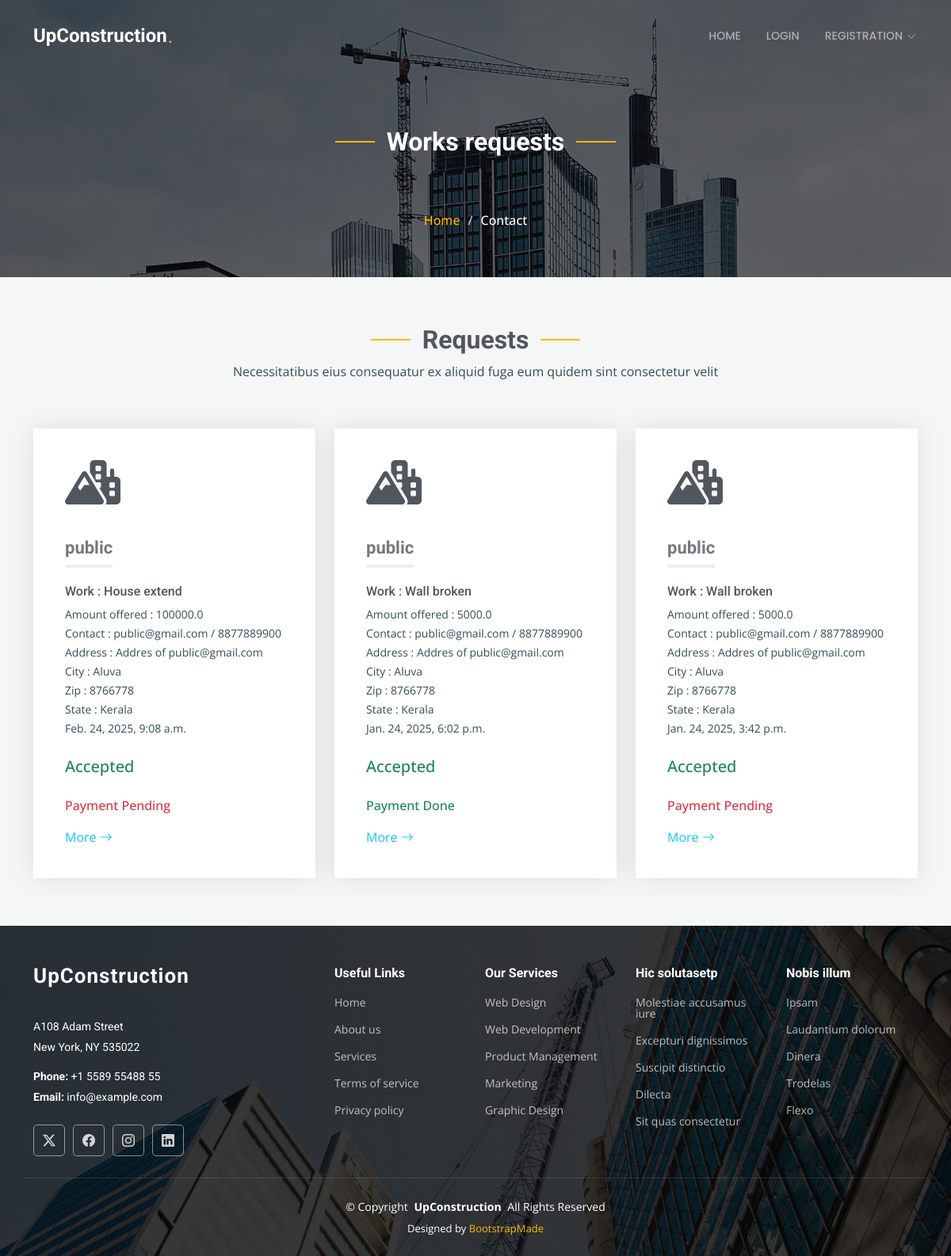
The app's page /contractor_vw_requests (signed in) with its own data.
### buidingFaciliSysApp/models.py (models this page shows, shortened)
class Customer_request(models.Model):
    user = models.ForeignKey(Customer, on_delete=models.CASCADE)
    contractor = models.ForeignKey(Contractor, on_delete=models.CASCADE)
    request = models.TextField()
    request_date = models.DateTimeField(auto_now=True)
    request_status = models.BooleanField(default=False)
    amount = models.FloatField(null=True)
    payment_status = models.BooleanField(default=False)

class Customer(models.Model):
    user = models.OneToOneField(CustomUser, on_delete=models.CASCADE, primary_key=True)
    name = models.CharField(max_length=100)
    email = models.EmailField(max_length=100)
    phone = models.CharField(max_length=15)
    address = models.TextField()
    city = models.CharField(max_length=50)
    state = models.CharField(max_length=50)
    zip = models.CharField(max_length=10)
    update_cou = models.IntegerField(default=0)
    last_update = models.DateTimeField(auto_now=True)
    password = models.CharField(max_length=100)

### buidingFaciliSysApp/views.py (the view)
# urls.py: path('contractor_vw_requests', views.contractor_vw_requests, name='contractor_vw_requests'),
def contractor_vw_requests(request):
    contractor_id = request.session.get('_auth_user_id')
    requests = Customer_request.objects.filter(contractor_id=contractor_id).order_by('-request_date')
    return render(request, 'contractor_vw_requests.html', {'requests':requests})

### templates/contractor_vw_requests.html
{% include 'header.html' %}
    <div class="page-title dark-background" style="background-image: url(../static/assets/img/page-title-bg.jpg);">
        <div class="container position-relative">
            <div class="section-title">
                <h2>Works requests</h2>
            </div>
          <nav class="breadcrumbs">
            <ol>
              <li><a href="\admin_home">Home</a></li>
              <li class="current">Contact</li>
            </ol>
          </nav>
        </div>
      </div>
    <section id="services" class="services section light-background">
        <div class="container section-title" data-aos="fade-up">
          <h2>Requests</h2>
          <p>Necessitatibus eius consequatur ex aliquid fuga eum quidem sint consectetur velit</p>
        </div>
        <div class="container">
          <div class="row gy-4">
            {% for request in requests %}
            <div class="col-lg-4 col-md-6" data-aos="fade-up" data-aos-delay="100">
              <div class="service-item  position-relative">
                <div class="icon">
                  <i class="fa-solid fa-mountain-city"></i>
                </div>
                <h3>{{request.user.name}}</h3>
                <h6>Work : {{request.request}}</h6>
                <p>Amount offered : {{request.amount}} <br>
                    Contact : {{request.user.email}} / {{request.user.phone}}<br>
                    Address : {{request.user.address}} <br>
                    City : {{request.user.city}} <br>
                    Zip : {{request.user.zip}} <br>
                    State : {{request.user.state}} <br>
                    {{request.request_date}} <br><br>
                    {% if request.request_status == 0 %}
                    <span class="text-warning h5">Pending</span>
                </p>
                    <a href="contractor_approve?id={{request.id}}" class="readmore text-success">Approve <i class="bi bi-arrow-right"></i></a>
                    {% elif request.request_status == 1 %}
                    <span class="text-success h5">Accepted</span>
                    <br> <br>
                    {% if request.payment_status == 0 %}
                    <span class="text-danger h6">Payment Pending</span>
                    {% elif request.payment_status == 1 %}
                    <span class="text-success h6">Payment Done</span>
                    {% endif %}
                </p>
                <a href="Contractor_vw_requests_more?id={{request.id}}" class="readmore text-info">More <i class="bi bi-arrow-right"></i></a>
                    {% endif %}
                    <br>
              </div>
            </div>
            {% endfor %}
          </div>
        </div>
      </section>
{% include 'foot.html' %}

### static/assets/css/main.css (style rules this page uses)
:root { --default-font: "Open Sans", system-ui, -apple-system, "Segoe UI", Roboto, "Helvetica Neue", Arial, "Noto Sans", "Liberation Sans", sans-serif, "Apple Color Emoji", "Segoe UI Emoji", "Segoe UI Symbol", "Noto Color Emoji"; --heading-font: "Roboto", sans-serif; --nav-font: "Poppins", sans-serif; }
:root { --background-color: #ffffff; --default-color: #364d59; --heading-color: #52565e; --accent-color: #feb900; --surface-color: #ffffff; --contrast-color: #ffffff; }
:root { --nav-color: rgba(255, 255, 255, 0.55); --nav-hover-color: #ffffff; --nav-mobile-background-color: #ffffff; --nav-dropdown-background-color: #ffffff; --nav-dropdown-color: #212529; --nav-dropdown-hover-color: #feb900; }
.light-background { --background-color: #f4f7f6; --surface-color: #ffffff; }
.dark-background { --background-color: #060606; --default-color: #ffffff; --heading-color: #ffffff; --surface-color: #252525; --contrast-color: #ffffff; }
:root { scroll-behavior: smooth; }
body { color: var(--default-color); background-color: var(--background-color); font-family: var(--default-font); }
a { color: var(--accent-color); text-decoration: none; transition: 0.3s; }
h1, h2, h3, h4, h5, h6 { color: var(--heading-color); font-family: var(--heading-font); }
.page-title { color: var(--default-color); background-color: var(--background-color); background-size: cover; background-position: center; background-repeat: no-repeat; padding: 160px 0 60px 0; text-align: center; position: relative; }
.page-title:before { content: ""; background-color: color-mix(in srgb, var(--background-color), transparent 40%); position: absolute; inset: 0; }
.page-title .breadcrumbs ol { display: flex; flex-wrap: wrap; list-style: none; justify-content: center; padding: 0; margin: 0; font-size: 16px; font-weight: 500; }
.page-title .breadcrumbs ol li+li { padding-left: 10px; }
.page-title .breadcrumbs ol li+li::before { content: "/"; display: inline-block; padding-right: 10px; color: color-mix(in srgb, var(--default-color), transparent 20%); }
section, .section { color: var(--default-color); background-color: var(--background-color); padding: 60px 0; scroll-margin-top: 92px; overflow: clip; }
.section-title { text-align: center; padding-bottom: 60px; position: relative; }
.section-title h2 { font-size: 32px; font-weight: 700; position: relative; }
.section-title h2:before, .section-title h2:after { content: ""; width: 50px; height: 2px; background: var(--accent-color); display: inline-block; }
.section-title h2:before { margin: 0 15px 10px 0; }
.section-title h2:after { margin: 0 0 10px 15px; }
.section-title p { margin-bottom: 0; }
.services .service-item { background-color: var(--surface-color); padding: 40px; box-shadow: 0px 0 30px rgba(0, 0, 0, 0.1); height: 100%; }
.services .service-item .icon { width: 48px; height: 48px; position: relative; margin-bottom: 50px; }
.services .service-item .icon i { color: var(--heading-color); font-size: 56px; transition: ease-in-out 0.3s; z-index: 2; position: relative; }
.services .service-item .icon:before { position: absolute; content: ""; height: 100%; width: 100%; background: color-mix(in srgb, var(--heading-color), transparent 95%); border-radius: 50px; z-index: 1; top: 10px; right: -20px; transition: 0.3s; }
.services .service-item h3 { color: color-mix(in srgb, var(--heading-color), transparent 20%); font-weight: 700; margin: 0 0 20px 0; padding-bottom: 8px; font-size: 22px; position: relative; display: inline-block; border-bottom: 4px solid color-mix(in srgb, var(--heading-color), transparent 90%); transition: 0.3s; }
.services .service-item p { line-height: 24px; font-size: 14px; margin-bottom: 0; }
.services .service-item .readmore { margin-top: 15px; display: inline-block; color: color-mix(in srgb, var(--default-color), transparent 30%); }

### records on screen
Customer_request: user.name "public", request "House extend", amount "100000.0", user.email "public@gmail.com", user.phone "8877889900", user.address "Addres of public@gmail.com", user.city "Aluva", user.zip "8766778", user.state "Kerala", request_date "Feb. 24, 2025, 9:08 a.m.", payment_status "Payment Pending"
Customer_request: user.name "public", request "Wall broken", amount "5000.0", user.email "public@gmail.com", user.phone "8877889900", user.address "Addres of public@gmail.com", user.city "Aluva", user.zip "8766778", user.state "Kerala", request_date "Jan. 24, 2025, 6:02 p.m.", payment_status "Payment Done"
Customer_request: user.name "public", request "Wall broken", amount "5000.0", user.email "public@gmail.com", user.phone "8877889900", user.address "Addres of public@gmail.com", user.city "Aluva", user.zip "8766778", user.state "Kerala", request_date "Jan. 24, 2025, 3:42 p.m.", payment_status "Payment Pending"
